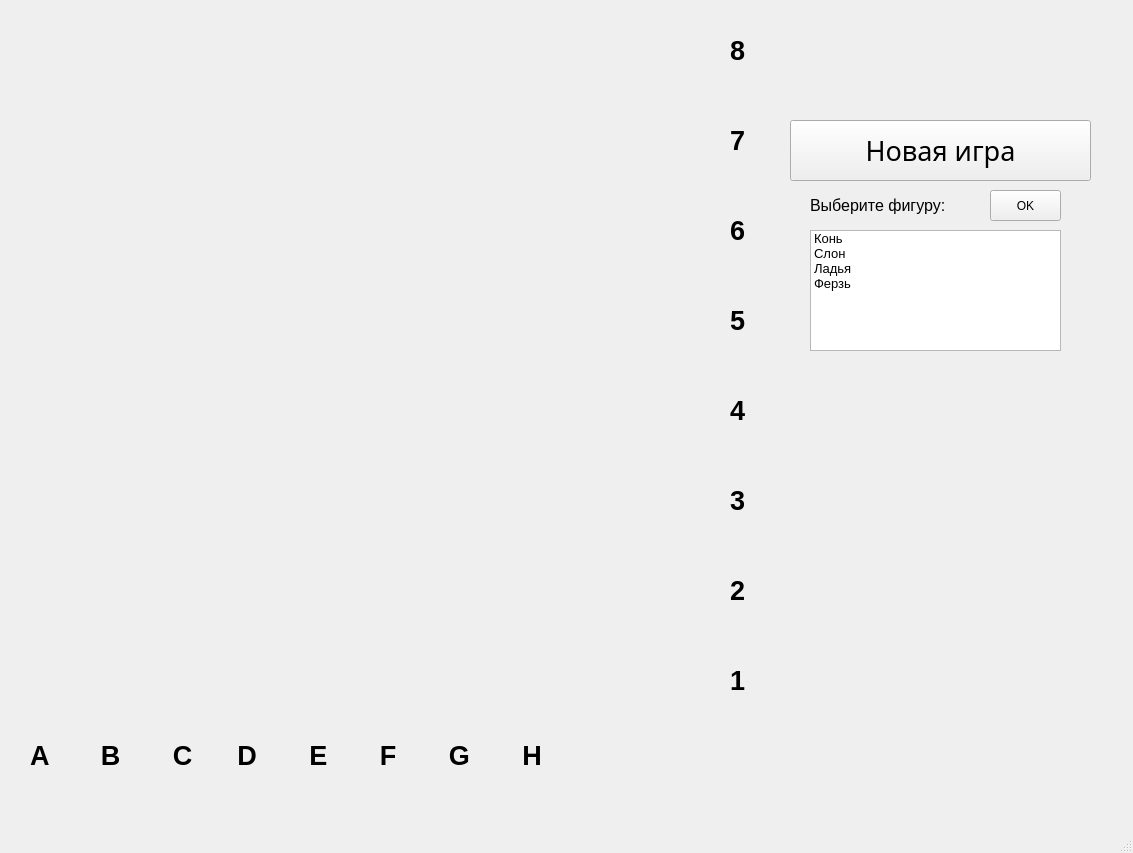
<?xml version="1.0" encoding="UTF-8"?>
<ui version="4.0">
 <class>MainWindow</class>
 <widget class="QMainWindow" name="MainWindow">
  <property name="geometry">
   <rect>
    <x>0</x>
    <y>0</y>
    <width>1133</width>
    <height>853</height>
   </rect>
  </property>
  <property name="windowTitle">
   <string>MainWindow</string>
  </property>
  <widget class="QWidget" name="centralwidget">
   <widget class="QLabel" name="label">
    <property name="geometry">
     <rect>
      <x>30</x>
      <y>730</y>
      <width>751</width>
      <height>51</height>
     </rect>
    </property>
    <property name="font">
     <font>
      <pointsize>20</pointsize>
      <weight>75</weight>
      <bold>true</bold>
     </font>
    </property>
    <property name="text">
     <string>A       B       C      D       E       F       G       H</string>
    </property>
   </widget>
   <widget class="QLabel" name="label_2">
    <property name="geometry">
     <rect>
      <x>730</x>
      <y>660</y>
      <width>21</width>
      <height>41</height>
     </rect>
    </property>
    <property name="font">
     <font>
      <pointsize>20</pointsize>
      <weight>75</weight>
      <bold>true</bold>
     </font>
    </property>
    <property name="text">
     <string>1</string>
    </property>
   </widget>
   <widget class="QLabel" name="label_3">
    <property name="geometry">
     <rect>
      <x>730</x>
      <y>570</y>
      <width>21</width>
      <height>41</height>
     </rect>
    </property>
    <property name="font">
     <font>
      <pointsize>20</pointsize>
      <weight>75</weight>
      <bold>true</bold>
     </font>
    </property>
    <property name="text">
     <string>2</string>
    </property>
   </widget>
   <widget class="QLabel" name="label_4">
    <property name="geometry">
     <rect>
      <x>730</x>
      <y>480</y>
      <width>21</width>
      <height>41</height>
     </rect>
    </property>
    <property name="font">
     <font>
      <pointsize>20</pointsize>
      <weight>75</weight>
      <bold>true</bold>
     </font>
    </property>
    <property name="text">
     <string>3</string>
    </property>
   </widget>
   <widget class="QLabel" name="label_5">
    <property name="geometry">
     <rect>
      <x>730</x>
      <y>390</y>
      <width>21</width>
      <height>41</height>
     </rect>
    </property>
    <property name="font">
     <font>
      <pointsize>20</pointsize>
      <weight>75</weight>
      <bold>true</bold>
     </font>
    </property>
    <property name="text">
     <string>4</string>
    </property>
   </widget>
   <widget class="QLabel" name="label_6">
    <property name="geometry">
     <rect>
      <x>730</x>
      <y>300</y>
      <width>21</width>
      <height>41</height>
     </rect>
    </property>
    <property name="font">
     <font>
      <pointsize>20</pointsize>
      <weight>75</weight>
      <bold>true</bold>
     </font>
    </property>
    <property name="text">
     <string>5</string>
    </property>
   </widget>
   <widget class="QLabel" name="label_7">
    <property name="geometry">
     <rect>
      <x>730</x>
      <y>210</y>
      <width>21</width>
      <height>41</height>
     </rect>
    </property>
    <property name="font">
     <font>
      <pointsize>20</pointsize>
      <weight>75</weight>
      <bold>true</bold>
     </font>
    </property>
    <property name="text">
     <string>6</string>
    </property>
   </widget>
   <widget class="QLabel" name="label_8">
    <property name="geometry">
     <rect>
      <x>730</x>
      <y>120</y>
      <width>21</width>
      <height>41</height>
     </rect>
    </property>
    <property name="font">
     <font>
      <pointsize>20</pointsize>
      <weight>75</weight>
      <bold>true</bold>
     </font>
    </property>
    <property name="text">
     <string>7</string>
    </property>
   </widget>
   <widget class="QLabel" name="label_9">
    <property name="geometry">
     <rect>
      <x>730</x>
      <y>30</y>
      <width>21</width>
      <height>41</height>
     </rect>
    </property>
    <property name="font">
     <font>
      <pointsize>20</pointsize>
      <weight>75</weight>
      <bold>true</bold>
     </font>
    </property>
    <property name="text">
     <string>8</string>
    </property>
   </widget>
   <widget class="QLabel" name="winner">
    <property name="geometry">
     <rect>
      <x>790</x>
      <y>30</y>
      <width>321</width>
      <height>71</height>
     </rect>
    </property>
    <property name="font">
     <font>
      <pointsize>20</pointsize>
      <weight>75</weight>
      <bold>true</bold>
      <underline>true</underline>
     </font>
    </property>
    <property name="text">
     <string/>
    </property>
   </widget>
   <widget class="QListWidget" name="choose">
    <property name="geometry">
     <rect>
      <x>810</x>
      <y>230</y>
      <width>251</width>
      <height>121</height>
     </rect>
    </property>
    <item>
     <property name="text">
      <string>Конь</string>
     </property>
     <property name="font">
      <font>
       <pointsize>10</pointsize>
      </font>
     </property>
     <property name="icon">
      <iconset>
       <normaloff>Images/White/WhiteKnight.svg</normaloff>Images/White/WhiteKnight.svg</iconset>
     </property>
    </item>
    <item>
     <property name="text">
      <string>Слон</string>
     </property>
     <property name="font">
      <font>
       <pointsize>10</pointsize>
      </font>
     </property>
     <property name="icon">
      <iconset>
       <normaloff>Images/White/WhiteBishop.svg</normaloff>Images/White/WhiteBishop.svg</iconset>
     </property>
    </item>
    <item>
     <property name="text">
      <string>Ладья</string>
     </property>
     <property name="font">
      <font>
       <pointsize>10</pointsize>
      </font>
     </property>
     <property name="icon">
      <iconset>
       <normaloff>Images/White/WhiteRook.svg</normaloff>Images/White/WhiteRook.svg</iconset>
     </property>
    </item>
    <item>
     <property name="text">
      <string>Ферзь</string>
     </property>
     <property name="font">
      <font>
       <pointsize>10</pointsize>
       <weight>50</weight>
       <bold>false</bold>
      </font>
     </property>
     <property name="icon">
      <iconset>
       <normaloff>Images/White/WhiteQueen.svg</normaloff>Images/White/WhiteQueen.svg</iconset>
     </property>
    </item>
   </widget>
   <widget class="QLabel" name="label_10">
    <property name="geometry">
     <rect>
      <x>810</x>
      <y>180</y>
      <width>171</width>
      <height>51</height>
     </rect>
    </property>
    <property name="font">
     <font>
      <pointsize>12</pointsize>
     </font>
    </property>
    <property name="text">
     <string>Выберите фигуру:</string>
    </property>
   </widget>
   <widget class="QPushButton" name="ok">
    <property name="geometry">
     <rect>
      <x>990</x>
      <y>190</y>
      <width>71</width>
      <height>31</height>
     </rect>
    </property>
    <property name="text">
     <string>OK</string>
    </property>
   </widget>
   <widget class="QPushButton" name="new_game">
    <property name="geometry">
     <rect>
      <x>790</x>
      <y>120</y>
      <width>301</width>
      <height>61</height>
     </rect>
    </property>
    <property name="font">
     <font>
      <family>Algerian</family>
      <pointsize>20</pointsize>
     </font>
    </property>
    <property name="text">
     <string>Новая игра</string>
    </property>
   </widget>
  </widget>
  <widget class="QMenuBar" name="menubar">
   <property name="geometry">
    <rect>
     <x>0</x>
     <y>0</y>
     <width>1133</width>
     <height>27</height>
    </rect>
   </property>
  </widget>
  <widget class="QStatusBar" name="statusbar"/>
 </widget>
 <resources/>
 <connections/>
</ui>
